Frame 1 (no input): blank canvas, image omitted
Frame 60 (no input): blank canvas, image omitted
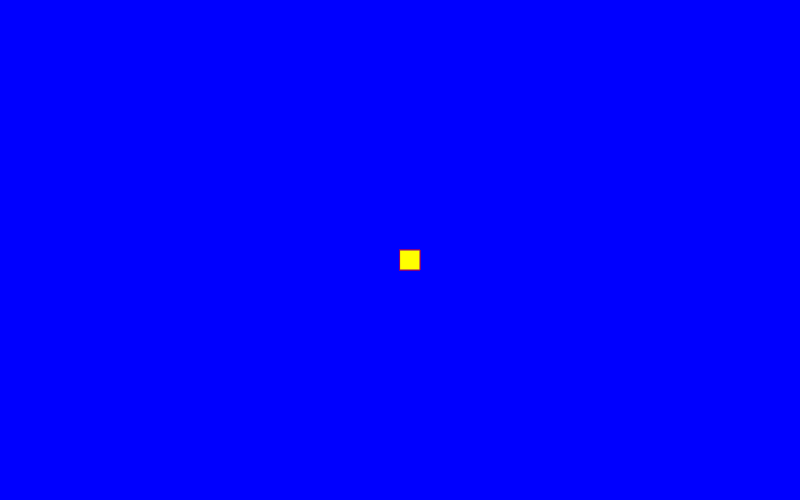
Frame 120 (the mouse pressed at the canvas centre since frame 60)

The p5.js sketch whose frames 1 and 60 were blank and that drew this single picture after the mouse press (run headless with seeded random() and noise() and a simulated clock; from frame 60 on, the mouse is pressed at the canvas centre):

// p5.js sketch
// ── sketch.js
function setup() {
    createCanvas(800,500);
    background("blue");
  }
  
  function draw() {
    
    fill("yellow")
    if(mouseIsPressed){
    rect(mouseX,mouseY,20,20)
  stroke("purple");
  }
  }
  
